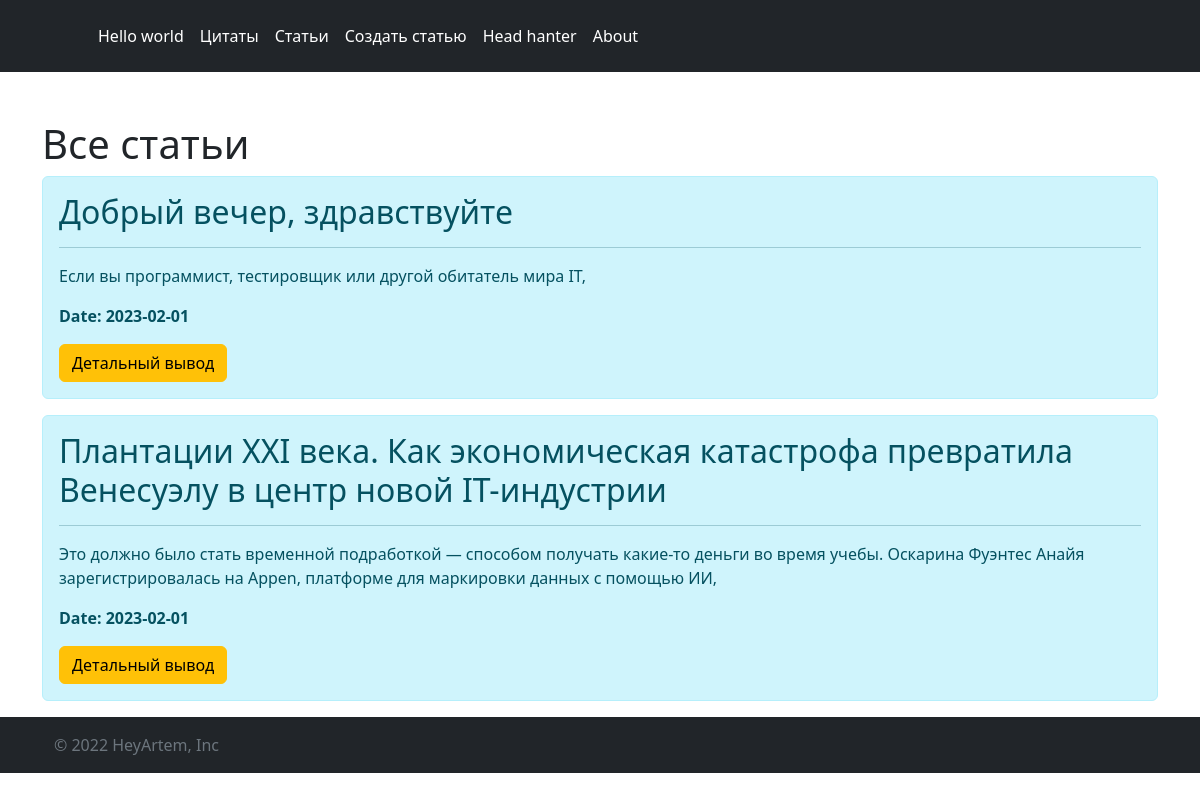
Page /posts on the earlier database version.
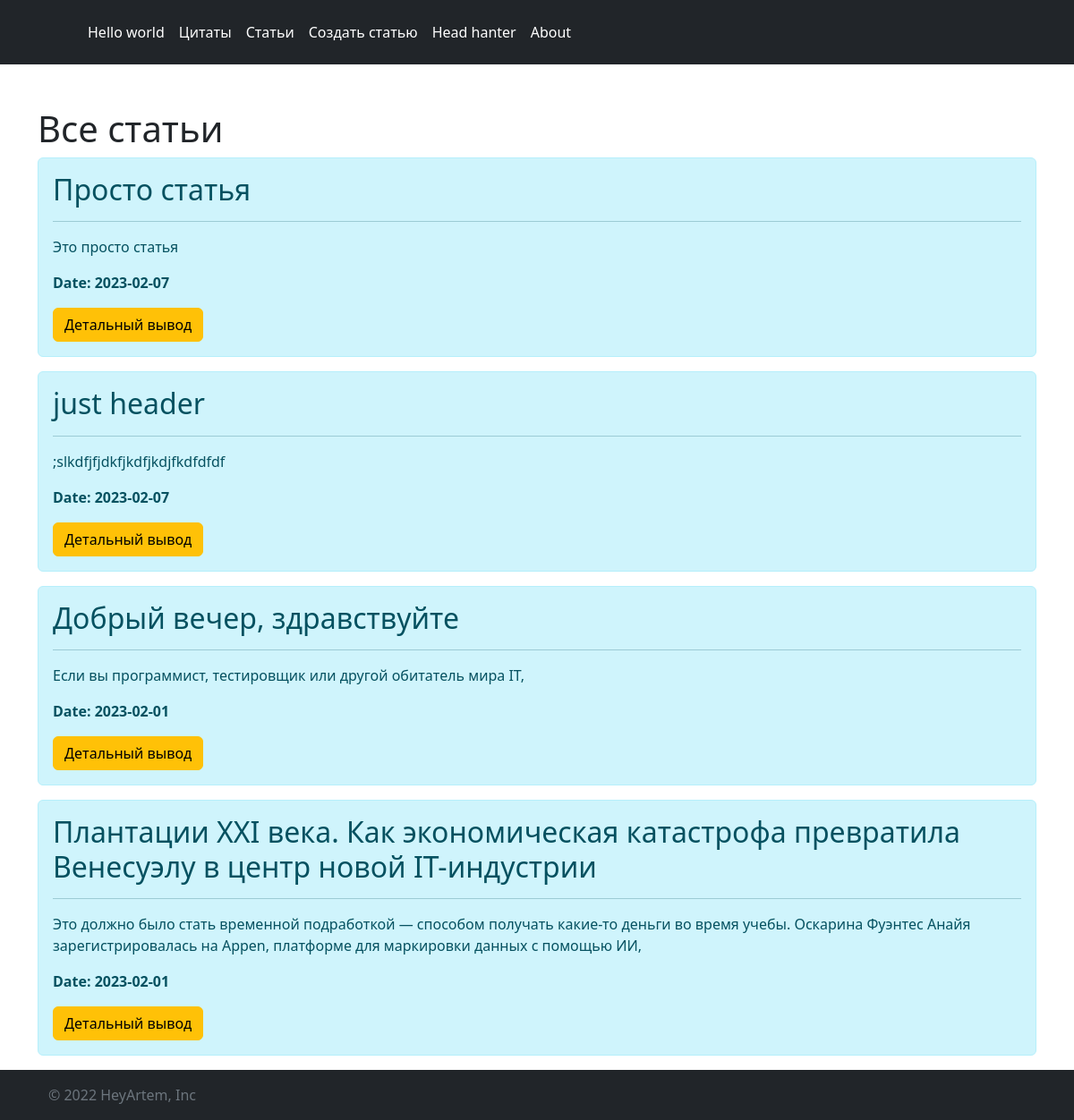
Same page on the later database version.
### app.py (models this page shows, shortened)
class Article(db.Model):
    id = db.Column(db.Integer, primary_key=True)
    title_art = db.Column(db.String(100), nullable=False)
    intro_art = db.Column(db.String(300), nullable=False)
    text_art = db.Column(db.Text, nullable=False)
    date_art = db.Column(db.DateTime, default=datetime.utcnow)

### app.py (the view)
@app.route("/posts")
def all_posts():
    print(url_for("all_posts"))
    articles = Article.query.order_by(Article.date_art.desc()).all()
    return render_template("/article_posts/posts.html", articles=articles)

### templates/article_posts/posts.html (shortened to what this page needs)
{% extends "base.html" %}
{% block body %}
    <div class="container mt-5">
        <h1>Все статьи</h1>
        {% if articles|length > 0 %}
            {% for art in articles %}
                <div class="alert alert-info">
                    <h2>{{ art.title_art }}</h2>
                    <hr>
                    <p>{{ art.intro_art }}</p>
                    <p><b>Date: {{ art.date_art.date() }}</b></p>
                    <a href="/posts/{{ art.id }}" class="btn btn-warning">Детальный вывод</a>
                </div>
            {% endfor%}
        {% else %}
                <p>No articles on site</p>
        {% endif %}
    </div>
{% endblock %}

### templates/base.html (shortened to what this page needs)
<!DOCTYPE html>
<html lang="ru">
<head>
    <link rel="stylesheet" href="https://cdn.jsdelivr.net/npm/bootstrap@5.2.3/dist/css/bootstrap.min.css">
</head>
    <header class="p-3 text-bg-dark">
        <div class="container">
            <div class="d-flex flex-wrap align-items-center justify-content-center justify-content-lg-start">
                <a href="/" class="d-flex align-items-center mb-2 mb-lg-0 text-white text-decoration-none">
                <svg class="bi me-2" width="40" height="32" role="img" aria-label="Bootstrap"><use xlink:href="#bootstrap"></use></svg>
                </a>
                <ul class="nav col-12 col-lg-auto me-lg-auto mb-2 justify-content-center mb-md-0">
                    <li><a href="/" class="nav-link px-2 text-white">Hello world</a></li>
                    <li><a href="/quotes" class="nav-link px-2 text-white">Цитаты</a></li>
                    <li><a href="/posts" class="nav-link px-2 text-white">Статьи</a></li>
                    <li><a href="/create_article" class="nav-link px-2 text-white">Создать статью</a></li>
                    <li><a href="/hh" class="nav-link px-2 text-white">Head hanter</a></li>
                    <li><a href="/about" class="nav-link px-2 text-white">About</a></li>
                </ul>
            </div>
        </div>
    </header>
<body>
    {% block body %}
    {% endblock %}
    <footer class="p-3 text-bg-dark">
        <div class="col-md-4 d-flex align-items-center">
          <a href="/" class="mb-3 me-2 mb-md-0 text-muted text-decoration-none lh-1">
            <svg class="bi" width="30" height="24"><use xlink:href="#bootstrap"></use></svg>
          </a>
          <span class="mb-3 mb-md-0 text-muted">© 2022 HeyArtem, Inc</span>
        </div>
      </footer>
</body>
</html>

Differences in the rows shown:
added Article: title_art "Просто статья", intro_art "Это просто статья", date_art "2023-02-07"
added Article: title_art "just header", intro_art ";slkdfjfjdkfjkdfjkdjfkdfdfdf", date_art "2023-02-07"
